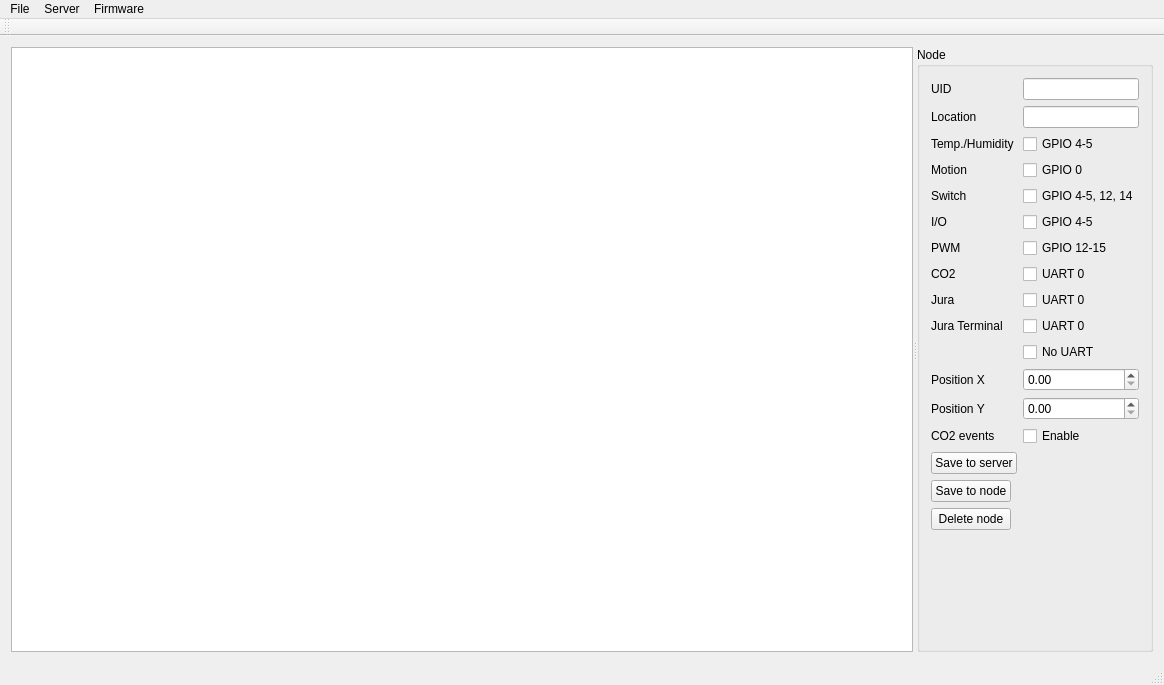
<?xml version="1.0" encoding="UTF-8"?>
<ui version="4.0">
 <class>MainWindow</class>
 <widget class="QMainWindow" name="MainWindow">
  <property name="geometry">
   <rect>
    <x>0</x>
    <y>0</y>
    <width>1164</width>
    <height>685</height>
   </rect>
  </property>
  <property name="windowTitle">
   <string>Command &amp; Control - UI</string>
  </property>
  <widget class="QWidget" name="centralWidget">
   <layout class="QHBoxLayout" name="horizontalLayout_2">
    <item>
     <widget class="QSplitter" name="splitter">
      <property name="orientation">
       <enum>Qt::Horizontal</enum>
      </property>
      <widget class="QGraphicsView" name="graphicsView">
       <property name="sizePolicy">
        <sizepolicy hsizetype="Expanding" vsizetype="Expanding">
         <horstretch>1</horstretch>
         <verstretch>0</verstretch>
        </sizepolicy>
       </property>
      </widget>
      <widget class="QGroupBox" name="groupBox">
       <property name="sizePolicy">
        <sizepolicy hsizetype="Minimum" vsizetype="Preferred">
         <horstretch>0</horstretch>
         <verstretch>0</verstretch>
        </sizepolicy>
       </property>
       <property name="title">
        <string>Node</string>
       </property>
       <layout class="QHBoxLayout" name="horizontalLayout">
        <item>
         <layout class="QFormLayout" name="formLayout_2">
          <item row="0" column="0">
           <widget class="QLabel" name="label">
            <property name="text">
             <string>UID</string>
            </property>
           </widget>
          </item>
          <item row="0" column="1">
           <widget class="QLineEdit" name="NodeUidEdit"/>
          </item>
          <item row="1" column="0">
           <widget class="QLabel" name="label_2">
            <property name="text">
             <string>Location</string>
            </property>
           </widget>
          </item>
          <item row="1" column="1">
           <widget class="QLineEdit" name="nodeLocationEdit"/>
          </item>
          <item row="2" column="0">
           <widget class="QLabel" name="label_3">
            <property name="text">
             <string>Temp./Humidity</string>
            </property>
           </widget>
          </item>
          <item row="2" column="1">
           <widget class="QCheckBox" name="tempHumidityCheckBox">
            <property name="text">
             <string>GPIO 4-5</string>
            </property>
           </widget>
          </item>
          <item row="7" column="0">
           <widget class="QLabel" name="label_4">
            <property name="text">
             <string>CO2</string>
            </property>
           </widget>
          </item>
          <item row="7" column="1">
           <widget class="QCheckBox" name="co2CheckBox">
            <property name="text">
             <string>UART 0</string>
            </property>
            <attribute name="buttonGroup">
             <string notr="true">buttonGroup</string>
            </attribute>
           </widget>
          </item>
          <item row="8" column="0">
           <widget class="QLabel" name="label_5">
            <property name="text">
             <string>Jura</string>
            </property>
           </widget>
          </item>
          <item row="8" column="1">
           <widget class="QCheckBox" name="JuraCheckBox">
            <property name="text">
             <string>UART 0</string>
            </property>
            <property name="autoExclusive">
             <bool>true</bool>
            </property>
            <attribute name="buttonGroup">
             <string notr="true">buttonGroup</string>
            </attribute>
           </widget>
          </item>
          <item row="9" column="0">
           <widget class="QLabel" name="label_6">
            <property name="text">
             <string>Jura Terminal</string>
            </property>
           </widget>
          </item>
          <item row="9" column="1">
           <widget class="QCheckBox" name="juraTermCheckBox">
            <property name="text">
             <string>UART 0</string>
            </property>
            <property name="autoExclusive">
             <bool>true</bool>
            </property>
            <attribute name="buttonGroup">
             <string notr="true">buttonGroup</string>
            </attribute>
           </widget>
          </item>
          <item row="11" column="0">
           <widget class="QLabel" name="label_7">
            <property name="text">
             <string>Position X</string>
            </property>
           </widget>
          </item>
          <item row="12" column="0">
           <widget class="QLabel" name="label_8">
            <property name="text">
             <string>Position Y</string>
            </property>
           </widget>
          </item>
          <item row="11" column="1">
           <widget class="QDoubleSpinBox" name="posxSpinBox">
            <property name="maximum">
             <double>100000000.000000000000000</double>
            </property>
           </widget>
          </item>
          <item row="12" column="1">
           <widget class="QDoubleSpinBox" name="posySpinBox">
            <property name="maximum">
             <double>100000000.000000000000000</double>
            </property>
           </widget>
          </item>
          <item row="14" column="0">
           <widget class="QPushButton" name="saveNodeButton">
            <property name="text">
             <string>Save to server</string>
            </property>
           </widget>
          </item>
          <item row="15" column="0">
           <widget class="QPushButton" name="updateNodeButton">
            <property name="text">
             <string>Save to node</string>
            </property>
           </widget>
          </item>
          <item row="13" column="0">
           <widget class="QLabel" name="label_9">
            <property name="text">
             <string>CO2 events</string>
            </property>
           </widget>
          </item>
          <item row="13" column="1">
           <widget class="QCheckBox" name="co2EventsCheckBox">
            <property name="text">
             <string>Enable</string>
            </property>
           </widget>
          </item>
          <item row="10" column="1">
           <widget class="QCheckBox" name="noUartCheckBox">
            <property name="text">
             <string>No UART</string>
            </property>
            <attribute name="buttonGroup">
             <string notr="true">buttonGroup</string>
            </attribute>
           </widget>
          </item>
          <item row="16" column="0">
           <widget class="QPushButton" name="deleteNodeButton">
            <property name="text">
             <string>Delete node</string>
            </property>
           </widget>
          </item>
          <item row="3" column="0">
           <widget class="QLabel" name="label_10">
            <property name="text">
             <string>Motion</string>
            </property>
           </widget>
          </item>
          <item row="3" column="1">
           <widget class="QCheckBox" name="motionCheckBox">
            <property name="text">
             <string>GPIO 0</string>
            </property>
           </widget>
          </item>
          <item row="6" column="0">
           <widget class="QLabel" name="label_11">
            <property name="text">
             <string>PWM</string>
            </property>
           </widget>
          </item>
          <item row="6" column="1">
           <widget class="QCheckBox" name="pwmCheckBox">
            <property name="text">
             <string>GPIO 12-15</string>
            </property>
           </widget>
          </item>
          <item row="4" column="0">
           <widget class="QLabel" name="label_12">
            <property name="text">
             <string>Switch</string>
            </property>
           </widget>
          </item>
          <item row="4" column="1">
           <widget class="QCheckBox" name="switchCheckBox">
            <property name="text">
             <string>GPIO 4-5, 12, 14</string>
            </property>
           </widget>
          </item>
          <item row="5" column="0">
           <widget class="QLabel" name="label_13">
            <property name="text">
             <string>I/O</string>
            </property>
           </widget>
          </item>
          <item row="5" column="1">
           <widget class="QCheckBox" name="ioCheckBox">
            <property name="text">
             <string>GPIO 4-5</string>
            </property>
           </widget>
          </item>
         </layout>
        </item>
       </layout>
      </widget>
     </widget>
    </item>
   </layout>
  </widget>
  <widget class="QMenuBar" name="menuBar">
   <property name="geometry">
    <rect>
     <x>0</x>
     <y>0</y>
     <width>1164</width>
     <height>21</height>
    </rect>
   </property>
   <widget class="QMenu" name="menuFile">
    <property name="title">
     <string>File</string>
    </property>
    <addaction name="separator"/>
    <addaction name="actionQuit"/>
   </widget>
   <widget class="QMenu" name="menuServer">
    <property name="title">
     <string>Server</string>
    </property>
    <addaction name="actionConnect"/>
    <addaction name="actionSave_config"/>
   </widget>
   <widget class="QMenu" name="menuFirmware">
    <property name="title">
     <string>Firmware</string>
    </property>
    <addaction name="actionImages"/>
    <addaction name="actionNodes"/>
   </widget>
   <addaction name="menuFile"/>
   <addaction name="menuServer"/>
   <addaction name="menuFirmware"/>
  </widget>
  <widget class="QToolBar" name="mainToolBar">
   <attribute name="toolBarArea">
    <enum>TopToolBarArea</enum>
   </attribute>
   <attribute name="toolBarBreak">
    <bool>false</bool>
   </attribute>
  </widget>
  <widget class="QStatusBar" name="statusBar"/>
  <action name="actionQuit">
   <property name="text">
    <string>Quit</string>
   </property>
  </action>
  <action name="actionConnect">
   <property name="text">
    <string>Connect...</string>
   </property>
  </action>
  <action name="actionSave_config">
   <property name="text">
    <string>Save config</string>
   </property>
  </action>
  <action name="actionImages">
   <property name="text">
    <string>Images...</string>
   </property>
  </action>
  <action name="actionNodes">
   <property name="text">
    <string>Nodes...</string>
   </property>
  </action>
 </widget>
 <layoutdefault spacing="6" margin="11"/>
 <resources/>
 <connections/>
 <buttongroups>
  <buttongroup name="buttonGroup"/>
 </buttongroups>
</ui>
